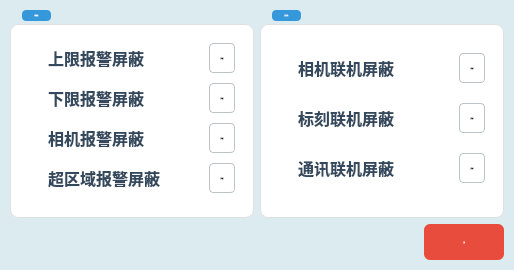
<?xml version="1.0" encoding="UTF-8"?>
<ui version="4.0">
 <class>SerialManagerClass</class>
 <widget class="QWidget" name="SerialManagerClass">
  <property name="enabled">
   <bool>true</bool>
  </property>
  <property name="geometry">
   <rect>
    <x>0</x>
    <y>0</y>
    <width>514</width>
    <height>270</height>
   </rect>
  </property>
  <property name="windowTitle">
   <string>设备状态</string>
  </property>
  <property name="windowIcon">
   <iconset resource="../OCRdemo.qrc">
    <normaloff>:/PIC/Resources/PICs/XTZT.png</normaloff>:/PIC/Resources/PICs/XTZT.png</iconset>
  </property>
  <property name="styleSheet">
   <string notr="true">background-color:rgb(220, 235, 240);</string>
  </property>
  <layout class="QVBoxLayout" name="mainLayout">
   <property name="spacing">
    <number>6</number>
   </property>
   <property name="leftMargin">
    <number>10</number>
   </property>
   <property name="topMargin">
    <number>10</number>
   </property>
   <property name="rightMargin">
    <number>10</number>
   </property>
   <property name="bottomMargin">
    <number>10</number>
   </property>
   <item>
    <layout class="QHBoxLayout" name="contentArea">
     <item>
      <widget class="QGroupBox" name="groupBox">
       <property name="font">
        <font>
         <family>Microsoft YaHei</family>
         <pointsize>-1</pointsize>
         <italic>false</italic>
         <bold>true</bold>
        </font>
       </property>
       <property name="styleSheet">
        <string notr="true">QGroupBox{font: bold 14px &quot;Microsoft YaHei&quot;; color: #2c3e50; border: 1px solid #e0e0e0; border-radius: 8px; margin-top: 14px; padding-top: 18px; background: #ffffff;}
QGroupBox::title{subcontrol-origin: margin; left: 12px; padding: 4px 12px; background: #3498db; color: white; border-radius: 4px;}</string>
       </property>
       <property name="title">
        <string>报警状态</string>
       </property>
       <layout class="QGridLayout" name="alarmLayout">
        <property name="leftMargin">
         <number>16</number>
        </property>
        <property name="topMargin">
         <number>20</number>
        </property>
        <property name="rightMargin">
         <number>16</number>
        </property>
        <property name="bottomMargin">
         <number>16</number>
        </property>
        <property name="horizontalSpacing">
         <number>8</number>
        </property>
        <property name="verticalSpacing">
         <number>6</number>
        </property>
        <item row="0" column="0">
         <widget class="QCheckBox" name="checkBox_4">
          <property name="font">
           <font>
            <family>Microsoft YaHei</family>
            <pointsize>12</pointsize>
            <bold>true</bold>
           </font>
          </property>
          <property name="styleSheet">
           <string notr="true">color: #34495e; background: transparent;</string>
          </property>
          <property name="text">
           <string>上限报警屏蔽</string>
          </property>
         </widget>
        </item>
        <item row="0" column="1">
         <widget class="QToolButton" name="toolButton_10">
          <property name="minimumSize">
           <size>
            <width>0</width>
            <height>30</height>
           </size>
          </property>
          <property name="font">
           <font>
            <family>Microsoft YaHei</family>
            <pointsize>-1</pointsize>
            <italic>false</italic>
            <bold>true</bold>
           </font>
          </property>
          <property name="styleSheet">
           <string notr="true">QToolButton{font: bold 11px &quot;Microsoft YaHei&quot;; border-radius: 4px; padding: 4px 8px; border: 1px solid #bdc3c7; background: #ffffff;}</string>
          </property>
          <property name="text">
           <string>正常运行</string>
          </property>
         </widget>
        </item>
        <item row="1" column="0">
         <widget class="QCheckBox" name="checkBox_5">
          <property name="font">
           <font>
            <family>Microsoft YaHei</family>
            <pointsize>12</pointsize>
            <bold>true</bold>
           </font>
          </property>
          <property name="styleSheet">
           <string notr="true">color: #34495e; background: transparent;</string>
          </property>
          <property name="text">
           <string>下限报警屏蔽</string>
          </property>
         </widget>
        </item>
        <item row="1" column="1">
         <widget class="QToolButton" name="toolButton_11">
          <property name="minimumSize">
           <size>
            <width>0</width>
            <height>30</height>
           </size>
          </property>
          <property name="font">
           <font>
            <family>Microsoft YaHei</family>
            <pointsize>-1</pointsize>
            <italic>false</italic>
            <bold>true</bold>
           </font>
          </property>
          <property name="styleSheet">
           <string notr="true">QToolButton{font: bold 11px &quot;Microsoft YaHei&quot;; border-radius: 4px; padding: 4px 8px; border: 1px solid #bdc3c7; background: #ffffff;}</string>
          </property>
          <property name="text">
           <string>正常运行</string>
          </property>
         </widget>
        </item>
        <item row="2" column="0">
         <widget class="QCheckBox" name="checkBox_6">
          <property name="font">
           <font>
            <family>Microsoft YaHei</family>
            <pointsize>12</pointsize>
            <bold>true</bold>
           </font>
          </property>
          <property name="styleSheet">
           <string notr="true">color: #34495e; background: transparent;</string>
          </property>
          <property name="text">
           <string>相机报警屏蔽</string>
          </property>
         </widget>
        </item>
        <item row="2" column="1">
         <widget class="QToolButton" name="toolButton_12">
          <property name="minimumSize">
           <size>
            <width>0</width>
            <height>30</height>
           </size>
          </property>
          <property name="font">
           <font>
            <family>Microsoft YaHei</family>
            <pointsize>-1</pointsize>
            <italic>false</italic>
            <bold>true</bold>
           </font>
          </property>
          <property name="styleSheet">
           <string notr="true">QToolButton{font: bold 11px &quot;Microsoft YaHei&quot;; border-radius: 4px; padding: 4px 8px; border: 1px solid #bdc3c7; background: #ffffff;}</string>
          </property>
          <property name="text">
           <string>正常运行</string>
          </property>
         </widget>
        </item>
        <item row="3" column="0">
         <widget class="QCheckBox" name="checkBox_7">
          <property name="font">
           <font>
            <family>Microsoft YaHei</family>
            <pointsize>12</pointsize>
            <bold>true</bold>
           </font>
          </property>
          <property name="styleSheet">
           <string notr="true">color: #34495e; background: transparent;</string>
          </property>
          <property name="text">
           <string>超区域报警屏蔽</string>
          </property>
         </widget>
        </item>
        <item row="3" column="1">
         <widget class="QToolButton" name="toolButton_13">
          <property name="minimumSize">
           <size>
            <width>0</width>
            <height>30</height>
           </size>
          </property>
          <property name="font">
           <font>
            <family>Microsoft YaHei</family>
            <pointsize>-1</pointsize>
            <italic>false</italic>
            <bold>true</bold>
           </font>
          </property>
          <property name="styleSheet">
           <string notr="true">QToolButton{font: bold 11px &quot;Microsoft YaHei&quot;; border-radius: 4px; padding: 4px 8px; border: 1px solid #bdc3c7; background: #ffffff;}</string>
          </property>
          <property name="text">
           <string>正常运行</string>
          </property>
         </widget>
        </item>
       </layout>
      </widget>
     </item>
     <item>
      <widget class="QGroupBox" name="groupBox_2">
       <property name="font">
        <font>
         <family>Microsoft YaHei</family>
         <pointsize>-1</pointsize>
         <italic>false</italic>
         <bold>true</bold>
        </font>
       </property>
       <property name="styleSheet">
        <string notr="true">QGroupBox{font: bold 14px &quot;Microsoft YaHei&quot;; color: #2c3e50; border: 1px solid #e0e0e0; border-radius: 8px; margin-top: 14px; padding-top: 18px; background: #ffffff;}
QGroupBox::title{subcontrol-origin: margin; left: 12px; padding: 4px 12px; background: #3498db; color: white; border-radius: 4px;}</string>
       </property>
       <property name="title">
        <string>联机状态</string>
       </property>
       <layout class="QGridLayout" name="linkLayout">
        <property name="leftMargin">
         <number>16</number>
        </property>
        <property name="topMargin">
         <number>20</number>
        </property>
        <property name="rightMargin">
         <number>16</number>
        </property>
        <property name="bottomMargin">
         <number>16</number>
        </property>
        <property name="horizontalSpacing">
         <number>8</number>
        </property>
        <property name="verticalSpacing">
         <number>6</number>
        </property>
        <item row="0" column="0">
         <widget class="QCheckBox" name="checkBox">
          <property name="font">
           <font>
            <family>Microsoft YaHei</family>
            <pointsize>12</pointsize>
            <bold>true</bold>
           </font>
          </property>
          <property name="styleSheet">
           <string notr="true">color: #34495e; background: transparent;</string>
          </property>
          <property name="text">
           <string>相机联机屏蔽</string>
          </property>
         </widget>
        </item>
        <item row="0" column="1">
         <widget class="QToolButton" name="toolButton_14">
          <property name="minimumSize">
           <size>
            <width>0</width>
            <height>30</height>
           </size>
          </property>
          <property name="font">
           <font>
            <family>Microsoft YaHei</family>
            <pointsize>-1</pointsize>
            <italic>false</italic>
            <bold>true</bold>
           </font>
          </property>
          <property name="styleSheet">
           <string notr="true">QToolButton{font: bold 11px &quot;Microsoft YaHei&quot;; border-radius: 4px; padding: 4px 8px; border: 1px solid #bdc3c7; background: #ffffff;}</string>
          </property>
          <property name="text">
           <string>正常运行</string>
          </property>
         </widget>
        </item>
        <item row="1" column="0">
         <widget class="QCheckBox" name="checkBox_2">
          <property name="font">
           <font>
            <family>Microsoft YaHei</family>
            <pointsize>12</pointsize>
            <bold>true</bold>
           </font>
          </property>
          <property name="styleSheet">
           <string notr="true">color: #34495e; background: transparent;</string>
          </property>
          <property name="text">
           <string>标刻联机屏蔽</string>
          </property>
         </widget>
        </item>
        <item row="1" column="1">
         <widget class="QToolButton" name="toolButton_15">
          <property name="minimumSize">
           <size>
            <width>0</width>
            <height>30</height>
           </size>
          </property>
          <property name="font">
           <font>
            <family>Microsoft YaHei</family>
            <pointsize>-1</pointsize>
            <italic>false</italic>
            <bold>true</bold>
           </font>
          </property>
          <property name="styleSheet">
           <string notr="true">QToolButton{font: bold 11px &quot;Microsoft YaHei&quot;; border-radius: 4px; padding: 4px 8px; border: 1px solid #bdc3c7; background: #ffffff;}</string>
          </property>
          <property name="text">
           <string>正常运行</string>
          </property>
         </widget>
        </item>
        <item row="2" column="0">
         <widget class="QCheckBox" name="checkBox_3">
          <property name="font">
           <font>
            <family>Microsoft YaHei</family>
            <pointsize>12</pointsize>
            <bold>true</bold>
           </font>
          </property>
          <property name="styleSheet">
           <string notr="true">color: #34495e; background: transparent;</string>
          </property>
          <property name="text">
           <string>通讯联机屏蔽</string>
          </property>
         </widget>
        </item>
        <item row="2" column="1">
         <widget class="QToolButton" name="toolButton_16">
          <property name="minimumSize">
           <size>
            <width>0</width>
            <height>30</height>
           </size>
          </property>
          <property name="font">
           <font>
            <family>Microsoft YaHei</family>
            <pointsize>-1</pointsize>
            <italic>false</italic>
            <bold>true</bold>
           </font>
          </property>
          <property name="styleSheet">
           <string notr="true">QToolButton{font: bold 11px &quot;Microsoft YaHei&quot;; border-radius: 4px; padding: 4px 8px; border: 1px solid #bdc3c7; background: #ffffff;}</string>
          </property>
          <property name="text">
           <string>正常运行</string>
          </property>
         </widget>
        </item>
       </layout>
      </widget>
     </item>
    </layout>
   </item>
   <item>
    <layout class="QHBoxLayout" name="bottomBar">
     <item>
      <spacer name="bottomSpacer">
       <property name="orientation">
        <enum>Qt::Orientation::Horizontal</enum>
       </property>
       <property name="sizeHint" stdset="0">
        <size>
         <width>40</width>
         <height>20</height>
        </size>
       </property>
      </spacer>
     </item>
     <item>
      <widget class="QPushButton" name="btnClose">
       <property name="minimumSize">
        <size>
         <width>80</width>
         <height>36</height>
        </size>
       </property>
       <property name="maximumSize">
        <size>
         <width>80</width>
         <height>36</height>
        </size>
       </property>
       <property name="font">
        <font>
         <family>Microsoft YaHei</family>
         <pointsize>-1</pointsize>
         <italic>false</italic>
         <bold>true</bold>
        </font>
       </property>
       <property name="styleSheet">
        <string notr="true">QPushButton{font: bold 12px &quot;Microsoft YaHei&quot;; background: #e74c3c; color: white; border-radius: 6px; padding: 6px 14px;}
QPushButton:hover{background: #c0392b;}

</string>
       </property>
       <property name="text">
        <string>关闭</string>
       </property>
       <property name="icon">
        <iconset resource="../OCRdemo.qrc">
         <normaloff>:/PIC/Resources/PICs/Fanhui.png</normaloff>:/PIC/Resources/PICs/Fanhui.png</iconset>
       </property>
       <property name="iconSize">
        <size>
         <width>20</width>
         <height>20</height>
        </size>
       </property>
      </widget>
     </item>
    </layout>
   </item>
  </layout>
 </widget>
 <resources>
  <include location="../OCRdemo.qrc"/>
 </resources>
 <connections/>
</ui>
